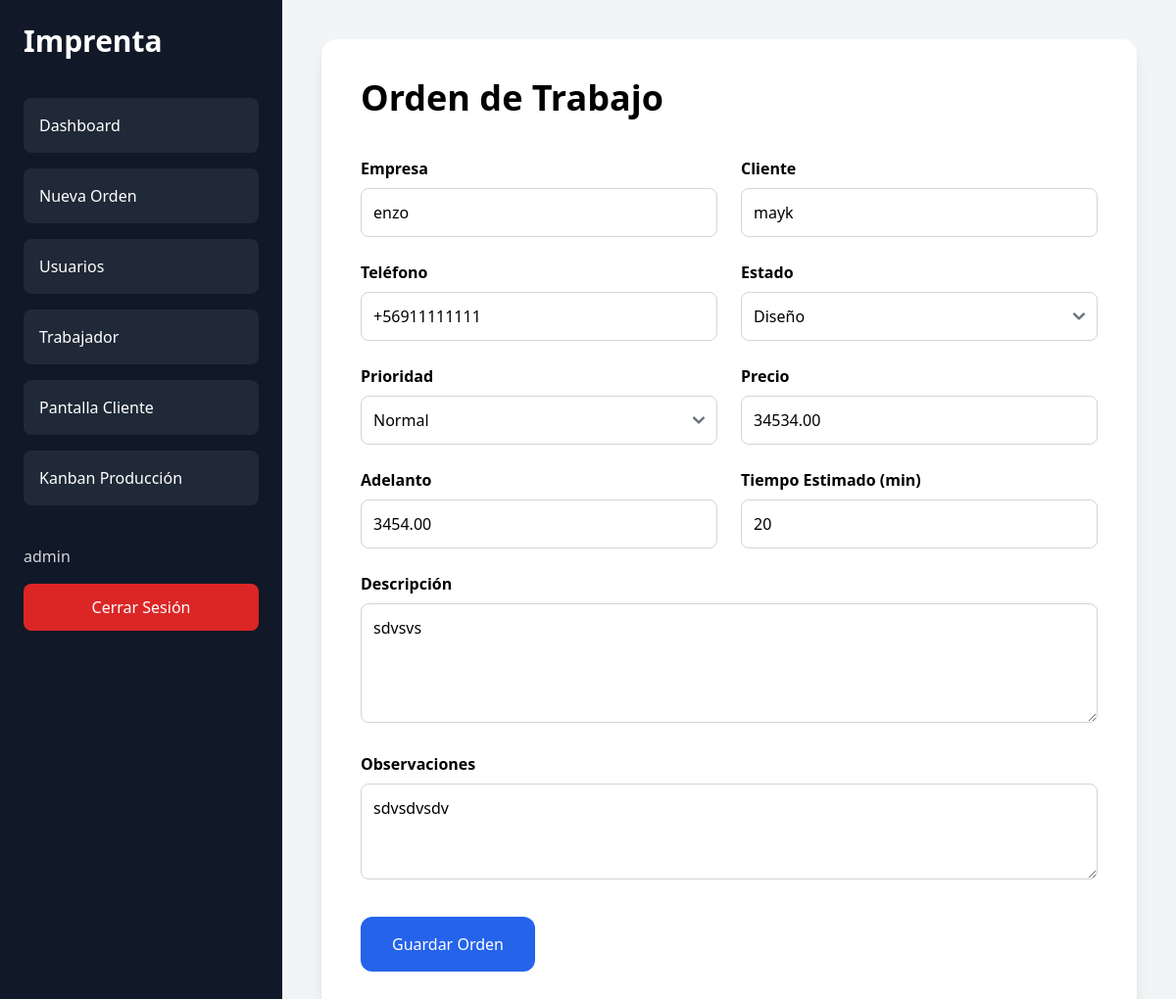
Before: /editar/9/ (signed in) with the older database file.
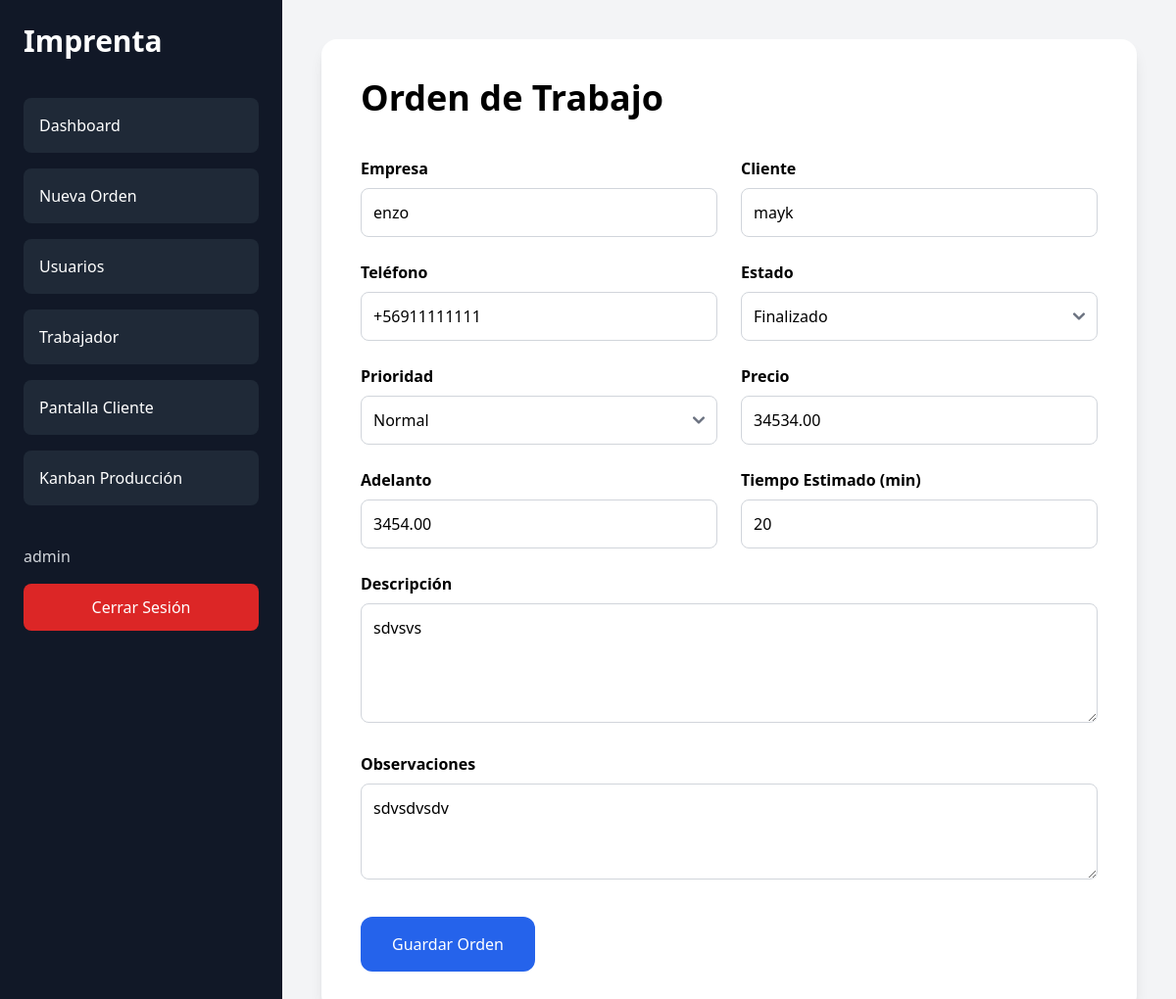
After: the same page with the newer database file.
### menu/models.py (models this page shows, shortened)
class OrdenTrabajo(models.Model):
    ESTADOS = [
        ('revision', 'Revisión'),
        ('recepcion', 'Recepción'),
        ('diseno', 'Diseño'),
        ('corte', 'Corte'),
        ('finalizado', 'Finalizado'),
        ('entregado', 'Entregado'),
    ]
    PRIORIDADES = [
        ('normal', 'Normal'),
        ('urgente', 'Urgente'),
    ]
    empresa = models.CharField(max_length=200)
    cliente = models.CharField(max_length=200)
    telefono = models.CharField(max_length=20, blank=True, null=True)
    descripcion = models.TextField()
    estado = models.CharField(
        max_length=20,
        choices=ESTADOS,
        default='revision'
    )
    prioridad = models.CharField(
        max_length=20,
        choices=PRIORIDADES,
        default='normal'
    )
    precio = models.DecimalField(
        max_digits=10,
        decimal_places=2,
        default=0
    )
    adelanto = models.DecimalField(
        max_digits=10,
        decimal_places=2,
        default=0
    )
    tiempo_estimado = models.IntegerField(
        help_text="Tiempo en minutos"
    )
    fecha_creacion = models.DateTimeField(auto_now_add=True)
    fecha_inicio = models.DateTimeField(
        blank=True,
        null=True
    )
    fecha_finalizacion = models.DateTimeField(
        blank=True,
        null=True
    )
    trabajador = models.ForeignKey(
        User,
        on_delete=models.SET_NULL,
        null=True,
        blank=True
    )
    observaciones = models.TextField(
        blank=True,
        null=True
    )
    alarma_activada = models.BooleanField(default=False)
    class Meta:
        ordering = ['-fecha_creacion']

### menu/decorators.py (the view)
    def wrapper(request, *args, **kwargs):
        if request.user.groups.filter(
            name='Administrador'
        ).exists():
            return view_func(
                request,
                *args,
                **kwargs
            )
        return redirect('login')

### menu/forms.py
class OrdenTrabajoForm(forms.ModelForm):
    class Meta:
        model = OrdenTrabajo
        fields = [
            'empresa',
            'cliente',
            'telefono',
            'descripcion',
            'estado',
            'prioridad',
            'precio',
            'adelanto',
            'tiempo_estimado',
            'trabajador',
            'observaciones',
        ]
        widgets = {
            'descripcion': forms.Textarea(
                attrs={'rows': 4}
            ),
            'observaciones': forms.Textarea(
                attrs={'rows': 3}
            ),
        }

### menu/templates/menu/orden_form.html (shortened to what this page needs)
{% extends 'menu/base.html' %}
{% load widget_tweaks %}
{% block content %}
<div class="max-w-5xl mx-auto">
    <div class="bg-white rounded-2xl shadow-lg p-10">
        <h1 class="text-4xl font-bold mb-10">
            Orden de Trabajo
        </h1>
        <form method="POST">
            <div class="grid grid-cols-1 md:grid-cols-2 gap-6">
                <div>
                    <label class="block mb-2 font-semibold">
                        Empresa
                    </label>
                    {{ form.empresa|add_class:"w-full rounded-lg border-gray-300 p-3" }}
                </div>
                <div>
                    <label class="block mb-2 font-semibold">
                        Cliente
                    </label>
                    {{ form.cliente|add_class:"w-full rounded-lg border-gray-300 p-3" }}
                </div>
                <div>
                    <label class="block mb-2 font-semibold">
                        Teléfono
                    </label>
                    {{ form.telefono|add_class:"w-full rounded-lg border-gray-300 p-3" }}
                </div>
                <div>
                    <label class="block mb-2 font-semibold">
                        Estado
                    </label>
                    {{ form.estado|add_class:"w-full rounded-lg border-gray-300 p-3" }}
                </div>
                <div>
                    <label class="block mb-2 font-semibold">
                        Prioridad
                    </label>
                    {{ form.prioridad|add_class:"w-full rounded-lg border-gray-300 p-3" }}
                </div>
                <div>
                    <label class="block mb-2 font-semibold">
                        Precio
                    </label>
                    {{ form.precio|add_class:"w-full rounded-lg border-gray-300 p-3" }}
                </div>
                <div>
                    <label class="block mb-2 font-semibold">
                        Adelanto
                    </label>
                    {{ form.adelanto|add_class:"w-full rounded-lg border-gray-300 p-3" }}
                </div>
                <div>
                    <label class="block mb-2 font-semibold">
                        Tiempo Estimado (min)
                    </label>
                    {{ form.tiempo_estimado|add_class:"w-full rounded-lg border-gray-300 p-3" }}
                </div>
                <div class="md:col-span-2">
                    <label class="block mb-2 font-semibold">
                        Descripción
                    </label>
                    {{ form.descripcion|add_class:"w-full rounded-lg border-gray-300 p-3" }}
                </div>
                <div class="md:col-span-2">
                    <label class="block mb-2 font-semibold">
                        Observaciones
                    </label>
                    {{ form.observaciones|add_class:"w-full rounded-lg border-gray-300 p-3" }}
                </div>
            </div>
            <button
                type="submit"
                class="mt-8 bg-blue-600 hover:bg-blue-700 text-white px-8 py-4 rounded-xl"
            >
                Guardar Orden
            </button>
        </form>
    </div>
</div>
{% endblock %}

Changed rows visible on the page:
changed OrdenTrabajo "enzo": estado "Diseño" → "Finalizado"
